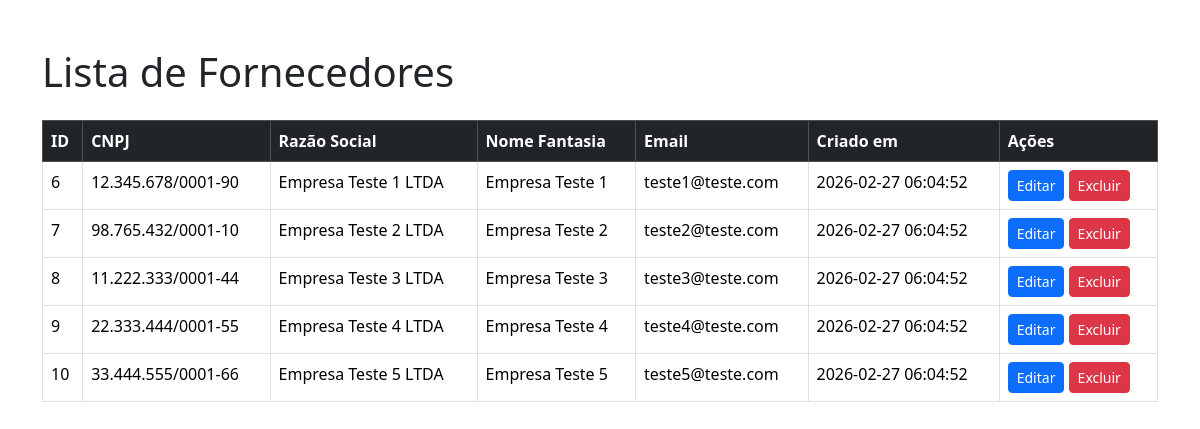
The page /fornecedores.php on the database its author committed.
### tables this page shows
CREATE TABLE `fornecedores` (
  `id` int(11) NOT NULL,
  `cnpj` varchar(18) NOT NULL,
  `razao_social` varchar(255) NOT NULL,
  `nome_fantasia` varchar(255) NOT NULL,
  `inscricao_estadual` varchar(50) DEFAULT NULL,
  `icms` varchar(30) DEFAULT NULL,
  `situacao` varchar(30) DEFAULT NULL,
  `telefone` varchar(20) DEFAULT NULL,
  `email` varchar(150) NOT NULL,
  `endereco` varchar(255) DEFAULT NULL,
  `numero` varchar(20) DEFAULT NULL,
  `complemento` varchar(100) DEFAULT NULL,
  `bairro` varchar(100) DEFAULT NULL,
  `pais` varchar(50) DEFAULT 'Brasil',
  `estado` varchar(2) DEFAULT NULL,
  `municipio` varchar(100) DEFAULT NULL,
  `cep` varchar(10) DEFAULT NULL,
  `fornecedor_tipos` varchar(100) DEFAULT NULL,
  `ramos_atuacao` text DEFAULT NULL,
  `nome_responsavel` varchar(150) DEFAULT NULL,
  `senha_hash` varchar(255) NOT NULL,
  `created_at` timestamp NOT NULL DEFAULT current_timestamp()
);

### backend/listar_fornecedores.php (called while the page is built)
<?php
require 'config.php';
$sql = "
    SELECT
        id,
        cnpj,
        razao_social,
        nome_fantasia,
        email,
        created_at
    FROM fornecedores
    ORDER BY created_at DESC
";
$stmt = $pdo->prepare($sql);
$stmt->execute();
$fornecedores = $stmt->fetchAll(PDO::FETCH_ASSOC);

### public/fornecedores.php (the view, shortened to what this page needs)
<?php
require '../backend/listar_fornecedores.php';
?>
<!DOCTYPE html>
<html lang="pt-BR">
<head>
    <link rel="stylesheet" href="https://cdn.jsdelivr.net/npm/bootstrap@5.3.2/dist/css/bootstrap.min.css">
</head>
<body>
<div class="container mt-5">
    <h1>Lista de Fornecedores</h1>
    <table class="table table-bordered mt-4" id="tabela-fornecedores">
        <thead class="table-dark">
            <tr>
                <th>ID</th>
                <th>CNPJ</th>
                <th>Razão Social</th>
                <th>Nome Fantasia</th>
                <th>Email</th>
                <th>Criado em</th>
                <th>Ações</th>
            </tr>
        </thead>
        <tbody>
            <?php foreach ($fornecedores as $f): ?>
                <tr id="fornecedor-<?= $f['id'] ?>">
                    <td><?= $f['id'] ?></td>
                    <td><?= $f['cnpj'] ?></td>
                    <td><?= $f['razao_social'] ?></td>
                    <td><?= $f['nome_fantasia'] ?></td>
                    <td><?= $f['email'] ?></td>
                    <td><?= $f['created_at'] ?></td>
                    <td>
                        <a href="editar_fornecedor.php?id=<?= $f['id'] ?>" class="btn btn-primary btn-sm">Editar</a>
                        <button class="btn btn-danger btn-sm btn-delete" data-id="<?= $f['id'] ?>">Excluir</button>
                    </td>
                </tr>
            <?php endforeach; ?>
        </tbody>
    </table>
</div>
</body>
</html>

### rows shown on the page
fornecedores: id "6", cnpj "12.345.678/0001-90", razao_social "Empresa Teste 1 LTDA", nome_fantasia "Empresa Teste 1", email "teste1@teste.com", created_at "2026-02-27 06:04:52"
fornecedores: id "7", cnpj "98.765.432/0001-10", razao_social "Empresa Teste 2 LTDA", nome_fantasia "Empresa Teste 2", email "teste2@teste.com", created_at "2026-02-27 06:04:52"
fornecedores: id "8", cnpj "11.222.333/0001-44", razao_social "Empresa Teste 3 LTDA", nome_fantasia "Empresa Teste 3", email "teste3@teste.com", created_at "2026-02-27 06:04:52"
fornecedores: id "9", cnpj "22.333.444/0001-55", razao_social "Empresa Teste 4 LTDA", nome_fantasia "Empresa Teste 4", email "teste4@teste.com", created_at "2026-02-27 06:04:52"
fornecedores: id "10", cnpj "33.444.555/0001-66", razao_social "Empresa Teste 5 LTDA", nome_fantasia "Empresa Teste 5", email "teste5@teste.com", created_at "2026-02-27 06:04:52"
